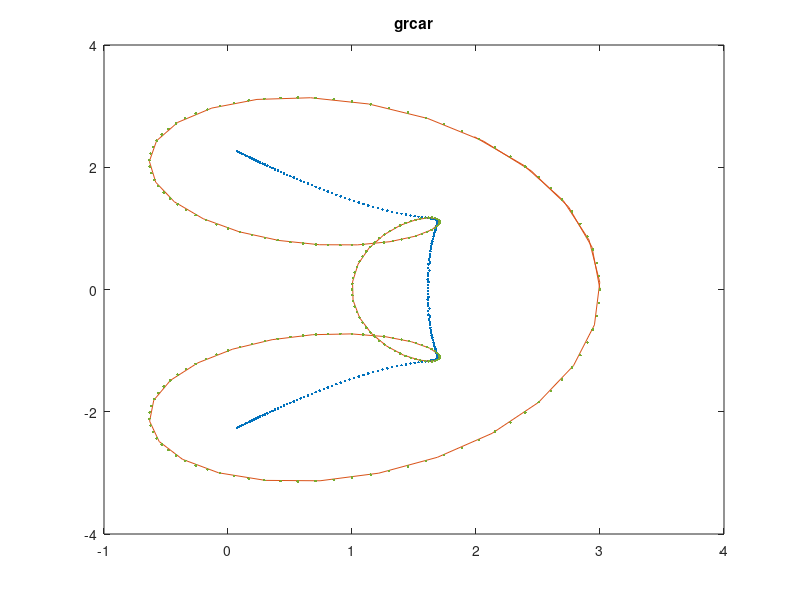
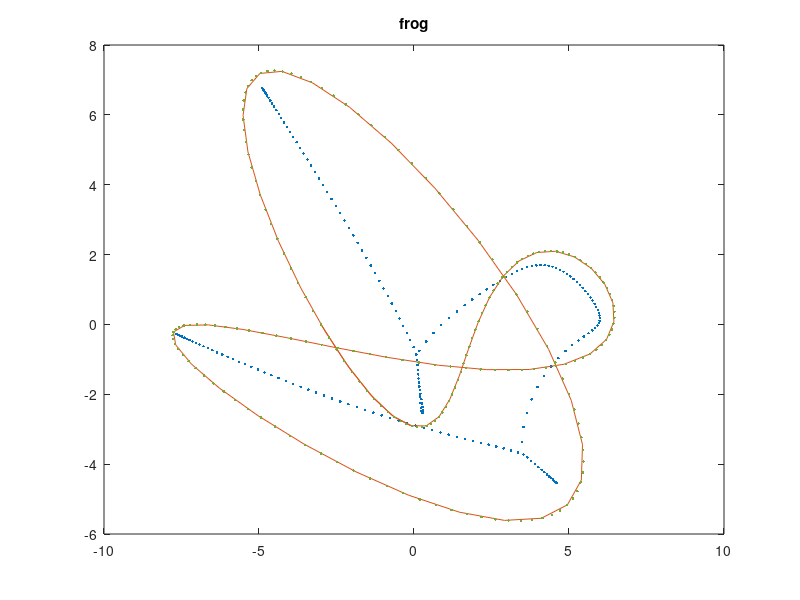
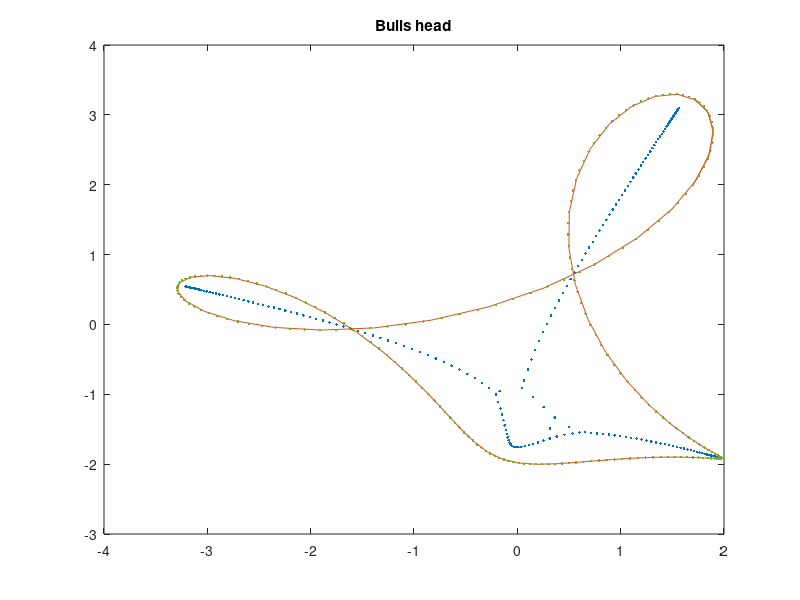
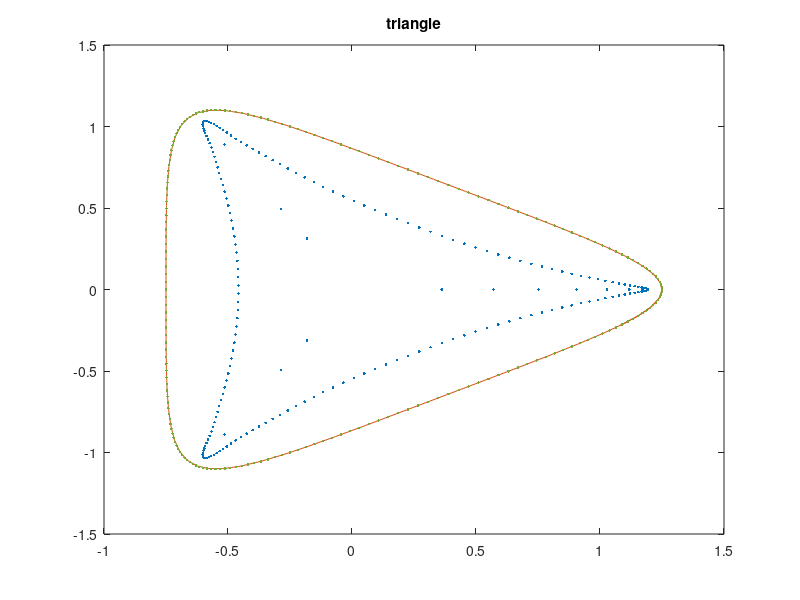

MATLAB code for these plots, in order:
%toeplitz and circulant matrices.

colorMat = lines;

%% test with grcar
a = 0:0.1:(2*pi+0.5);
dim = 200;
r = [1  1  1 1  zeros(1,dim-4)];
c = [1 -1  0 0  zeros(1,dim-4)];
T0 = toeplitz(c,r);

figure(1)
eigs = eig(T0);
plot(real(eigs),imag(eigs),'.','color',colorMat(1,:))
title('grcar')

symCurve = @(z) c(4)*z.^(-3) + c(3)*z.^(-2) + c(2)*z.^(-1) + c(1)*z.^(0) ...
                 +r(2)*z.^(1) + +r(3)*z.^(2) + r(4)*z.^(3);

symCurveVals = zeros(1,length(a));
for i=1:length(a)
  symCurveVals(i) = symCurve(cos(a(i)) + 1i*sin(a(i)));
end
hold on
plot(real(symCurveVals),imag(symCurveVals),'color',colorMat(2,:))

%create circulant matrix
v = [r(1:4) zeros(1,dim - 7) flip(c(2:4))];
circ0 = toeplitz([v(1) fliplr(v(2:end))], v);
eigs = eig(circ0);
plot(real(eigs),imag(eigs),'.','color',colorMat(5,:))
hold off


%% Toeplitz Matrix 1.
    r = [0 0 -4 -2i zeros(1,dim-4)];
    c = [0 2i -1 2  zeros(1,dim-4)];

T1 = toeplitz(c,r);
figure(2)
eigs = eig(T1);
plot(real(eigs),imag(eigs),'.')
title('frog')

symCurve = @(z) c(4)*z.^(-3) + c(3)*z.^(-2) + c(2)*z.^(-1) + c(1)*z.^(0) ...
                 +r(2)*z.^(1) + +r(3)*z.^(2) + r(4)*z.^(3);

symCurveVals = zeros(1,length(a));
for i=1:length(a)
  symCurveVals(i) = symCurve(cos(a(i)) + 1i*sin(a(i)));
end
hold on
plot(real(symCurveVals),imag(symCurveVals))

%create circulant matrix
v = [r(1:4) zeros(1,dim - 7) flip(c(2:4))];
circ1 = toeplitz([v(1) fliplr(v(2:end))], v);
eigs = eig(circ1);
plot(real(eigs),imag(eigs),'.','color',colorMat(5,:))
hold off

%% Toeplitz Matrix 2 bullshead.

r = [0 0 1 7/10 zeros(1,dim-4)];
c = [0 2i 0 0   zeros(1,dim-4)];
T2 = toeplitz(c,r);
figure(3)
eigs = eig(T2);
plot(real(eigs),imag(eigs),'.')
hold on
title('Bulls head')

symCurve = @(z) c(4)*z.^(-3) + c(3)*z.^(-2) + c(2)*z.^(-1) + c(1)*z.^(0) ...
                 +r(2)*z.^(1) + +r(3)*z.^(2) + r(4)*z.^(3);
for i=1:length(a)
  symCurveVals(i) = symCurve(cos(a(i)) + 1i*sin(a(i)));
end

plot(real(symCurveVals),imag(symCurveVals))

%create circulant matrix
v = [r(1:4) zeros(1,dim - 7) flip(c(2:4))];
circ1 = toeplitz([v(1) fliplr(v(2:end))], v);
eigs = eig(circ1);
plot(real(eigs),imag(eigs),'.','color',colorMat(5,:))
hold off

%% Toeplitz Matrix 3 triangle.

r = [0 0 1/4 0 zeros(1,dim-4)];
c = [0 1  0  0 zeros(1,dim-4)];

T3 = toeplitz(c,r);
figure(4)
eigs = eig(T3);
plot(real(eigs),imag(eigs),'.')
hold on
title('triangle')

symCurve = @(z) c(4)*z.^(-3) + c(3)*z.^(-2) + c(2)*z.^(-1) + c(1)*z.^(0) ...
                 +r(2)*z.^(1) + +r(3)*z.^(2) + r(4)*z.^(3);
for i=1:length(a)
  symCurveVals(i) = symCurve(cos(a(i)) + 1i*sin(a(i)));
end
plot(real(symCurveVals),imag(symCurveVals))
hold on
%create circulant matrix
v = [r(1:4) zeros(1,dim - 7) flip(c(2:4))];
circ1 = toeplitz([v(1) fliplr(v(2:end))], v);
eigs = eig(circ1);
plot(real(eigs),imag(eigs),'.','color',colorMat(5,:))

%% Toeplitz Matrix 4 whale.

r = [0 10 3+1i    4     1i  zeros(1,dim-5)];
c = [0 1  1i    -(3+2i) -1  zeros(1,dim-5)];

T4 = toeplitz(c,r);
figure(5)
eigs = eig(T4);
plot(real(eigs),imag(eigs),'.')
title('whale')

symCurve = @(z) c(5)*z.^(-4) + c(4)*z.^(-3) + c(3)*z.^(-2) + c(2)*z.^(-1) + c(1)*z.^(0) ...
                 +r(2)*z.^(1) + +r(3)*z.^(2) + r(4)*z.^(3) + r(5)*z.^(4) ;
for i=1:length(a)
  symCurveVals(i) = symCurve(cos(a(i)) + 1i*sin(a(i)));
end
hold on
plot(real(symCurveVals),imag(symCurveVals))

%create circulant matrix
v = [r(1:5) zeros(1,dim - 7) flip(c(2:5))];
circ1 = toeplitz([v(1) fliplr(v(2:end))], v);
eigs = eig(circ1);
plot(real(eigs),imag(eigs),'.','color',colorMat(5,:))
hold off

